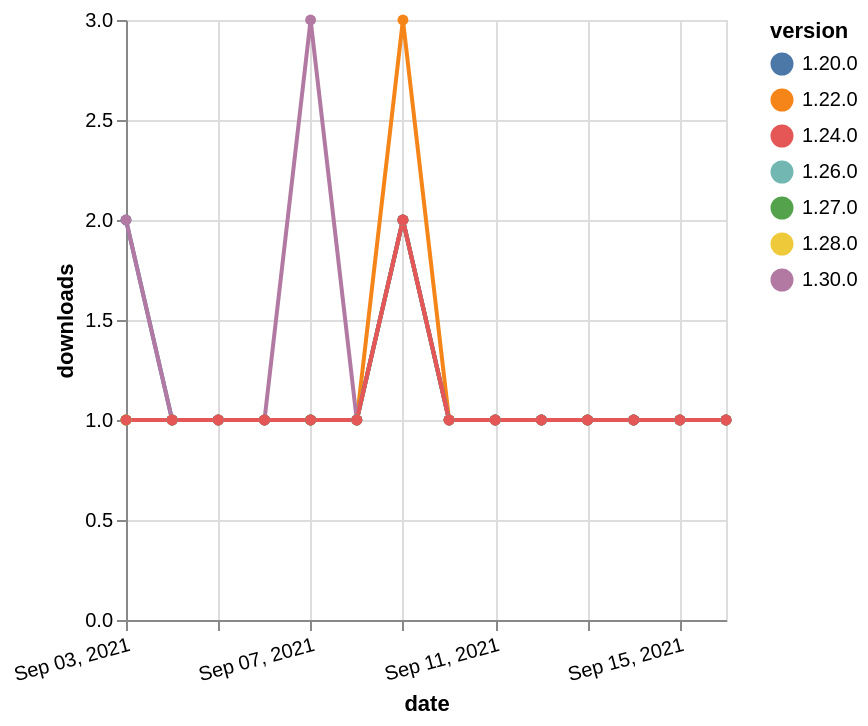

Express this chart as Vega-Lite.
### Vega-Lite specification from a JSON file in a GitHub repository (floating-point values rounded to 4 significant figures)
{"$schema": "https://vega.github.io/schema/vega-lite/v5.json", "description": "A simple bar chart with embedded data.", "data": {"values": [{"date": "2021-09-03", "total": 289, "delta": 1, "version": "1.22.0"}, {"date": "2021-09-04", "total": 290, "delta": 1, "version": "1.22.0"}, {"date": "2021-09-05", "total": 291, "delta": 1, "version": "1.22.0"}, {"date": "2021-09-06", "total": 292, "delta": 1, "version": "1.22.0"}, {"date": "2021-09-07", "total": 293, "delta": 1, "version": "1.22.0"}, {"date": "2021-09-08", "total": 294, "delta": 1, "version": "1.22.0"}, {"date": "2021-09-09", "total": 297, "delta": 3, "version": "1.22.0"}, {"date": "2021-09-10", "total": 298, "delta": 1, "version": "1.22.0"}, {"date": "2021-09-11", "total": 299, "delta": 1, "version": "1.22.0"}, {"date": "2021-09-12", "total": 300, "delta": 1, "version": "1.22.0"}, {"date": "2021-09-13", "total": 301, "delta": 1, "version": "1.22.0"}, {"date": "2021-09-14", "total": 302, "delta": 1, "version": "1.22.0"}, {"date": "2021-09-15", "total": 303, "delta": 1, "version": "1.22.0"}, {"date": "2021-09-16", "total": 304, "delta": 1, "version": "1.22.0"}, {"date": "2021-09-03", "total": 157, "delta": 1, "version": "1.28.0"}, {"date": "2021-09-04", "total": 158, "delta": 1, "version": "1.28.0"}, {"date": "2021-09-05", "total": 159, "delta": 1, "version": "1.28.0"}, {"date": "2021-09-06", "total": 160, "delta": 1, "version": "1.28.0"}, {"date": "2021-09-07", "total": 161, "delta": 1, "version": "1.28.0"}, {"date": "2021-09-08", "total": 162, "delta": 1, "version": "1.28.0"}, {"date": "2021-09-09", "total": 164, "delta": 2, "version": "1.28.0"}, {"date": "2021-09-10", "total": 165, "delta": 1, "version": "1.28.0"}, {"date": "2021-09-11", "total": 166, "delta": 1, "version": "1.28.0"}, {"date": "2021-09-12", "total": 167, "delta": 1, "version": "1.28.0"}, {"date": "2021-09-13", "total": 168, "delta": 1, "version": "1.28.0"}, {"date": "2021-09-14", "total": 169, "delta": 1, "version": "1.28.0"}, {"date": "2021-09-15", "total": 170, "delta": 1, "version": "1.28.0"}, {"date": "2021-09-16", "total": 171, "delta": 1, "version": "1.28.0"}, {"date": "2021-09-03", "total": 145, "delta": 1, "version": "1.26.0"}, {"date": "2021-09-04", "total": 146, "delta": 1, "version": "1.26.0"}, {"date": "2021-09-05", "total": 147, "delta": 1, "version": "1.26.0"}, {"date": "2021-09-06", "total": 148, "delta": 1, "version": "1.26.0"}, {"date": "2021-09-07", "total": 149, "delta": 1, "version": "1.26.0"}, {"date": "2021-09-08", "total": 150, "delta": 1, "version": "1.26.0"}, {"date": "2021-09-09", "total": 152, "delta": 2, "version": "1.26.0"}, {"date": "2021-09-10", "total": 153, "delta": 1, "version": "1.26.0"}, {"date": "2021-09-11", "total": 154, "delta": 1, "version": "1.26.0"}, {"date": "2021-09-12", "total": 155, "delta": 1, "version": "1.26.0"}, {"date": "2021-09-13", "total": 156, "delta": 1, "version": "1.26.0"}, {"date": "2021-09-14", "total": 157, "delta": 1, "version": "1.26.0"}, {"date": "2021-09-15", "total": 158, "delta": 1, "version": "1.26.0"}, {"date": "2021-09-16", "total": 159, "delta": 1, "version": "1.26.0"}, {"date": "2021-09-03", "total": 235, "delta": 2, "version": "1.20.0"}, {"date": "2021-09-04", "total": 236, "delta": 1, "version": "1.20.0"}, {"date": "2021-09-05", "total": 237, "delta": 1, "version": "1.20.0"}, {"date": "2021-09-06", "total": 238, "delta": 1, "version": "1.20.0"}, {"date": "2021-09-07", "total": 239, "delta": 1, "version": "1.20.0"}, {"date": "2021-09-08", "total": 240, "delta": 1, "version": "1.20.0"}, {"date": "2021-09-09", "total": 242, "delta": 2, "version": "1.20.0"}, {"date": "2021-09-10", "total": 243, "delta": 1, "version": "1.20.0"}, {"date": "2021-09-11", "total": 244, "delta": 1, "version": "1.20.0"}, {"date": "2021-09-12", "total": 245, "delta": 1, "version": "1.20.0"}, {"date": "2021-09-13", "total": 246, "delta": 1, "version": "1.20.0"}, {"date": "2021-09-14", "total": 247, "delta": 1, "version": "1.20.0"}, {"date": "2021-09-15", "total": 248, "delta": 1, "version": "1.20.0"}, {"date": "2021-09-16", "total": 249, "delta": 1, "version": "1.20.0"}, {"date": "2021-09-03", "total": 136, "delta": 1, "version": "1.27.0"}, {"date": "2021-09-04", "total": 137, "delta": 1, "version": "1.27.0"}, {"date": "2021-09-05", "total": 138, "delta": 1, "version": "1.27.0"}, {"date": "2021-09-06", "total": 139, "delta": 1, "version": "1.27.0"}, {"date": "2021-09-07", "total": 140, "delta": 1, "version": "1.27.0"}, {"date": "2021-09-08", "total": 141, "delta": 1, "version": "1.27.0"}, {"date": "2021-09-09", "total": 143, "delta": 2, "version": "1.27.0"}, {"date": "2021-09-10", "total": 144, "delta": 1, "version": "1.27.0"}, {"date": "2021-09-11", "total": 145, "delta": 1, "version": "1.27.0"}, {"date": "2021-09-12", "total": 146, "delta": 1, "version": "1.27.0"}, {"date": "2021-09-13", "total": 147, "delta": 1, "version": "1.27.0"}, {"date": "2021-09-14", "total": 148, "delta": 1, "version": "1.27.0"}, {"date": "2021-09-15", "total": 149, "delta": 1, "version": "1.27.0"}, {"date": "2021-09-16", "total": 150, "delta": 1, "version": "1.27.0"}, {"date": "2021-09-03", "total": 116, "delta": 2, "version": "1.30.0"}, {"date": "2021-09-04", "total": 117, "delta": 1, "version": "1.30.0"}, {"date": "2021-09-05", "total": 118, "delta": 1, "version": "1.30.0"}, {"date": "2021-09-06", "total": 119, "delta": 1, "version": "1.30.0"}, {"date": "2021-09-07", "total": 122, "delta": 3, "version": "1.30.0"}, {"date": "2021-09-08", "total": 123, "delta": 1, "version": "1.30.0"}, {"date": "2021-09-09", "total": 125, "delta": 2, "version": "1.30.0"}, {"date": "2021-09-10", "total": 126, "delta": 1, "version": "1.30.0"}, {"date": "2021-09-11", "total": 127, "delta": 1, "version": "1.30.0"}, {"date": "2021-09-12", "total": 128, "delta": 1, "version": "1.30.0"}, {"date": "2021-09-13", "total": 129, "delta": 1, "version": "1.30.0"}, {"date": "2021-09-14", "total": 130, "delta": 1, "version": "1.30.0"}, {"date": "2021-09-15", "total": 131, "delta": 1, "version": "1.30.0"}, {"date": "2021-09-16", "total": 132, "delta": 1, "version": "1.30.0"}, {"date": "2021-09-03", "total": 184, "delta": 1, "version": "1.24.0"}, {"date": "2021-09-04", "total": 185, "delta": 1, "version": "1.24.0"}, {"date": "2021-09-05", "total": 186, "delta": 1, "version": "1.24.0"}, {"date": "2021-09-06", "total": 187, "delta": 1, "version": "1.24.0"}, {"date": "2021-09-07", "total": 188, "delta": 1, "version": "1.24.0"}, {"date": "2021-09-08", "total": 189, "delta": 1, "version": "1.24.0"}, {"date": "2021-09-09", "total": 191, "delta": 2, "version": "1.24.0"}, {"date": "2021-09-10", "total": 192, "delta": 1, "version": "1.24.0"}, {"date": "2021-09-11", "total": 193, "delta": 1, "version": "1.24.0"}, {"date": "2021-09-12", "total": 194, "delta": 1, "version": "1.24.0"}, {"date": "2021-09-13", "total": 195, "delta": 1, "version": "1.24.0"}, {"date": "2021-09-14", "total": 196, "delta": 1, "version": "1.24.0"}, {"date": "2021-09-15", "total": 197, "delta": 1, "version": "1.24.0"}, {"date": "2021-09-16", "total": 198, "delta": 1, "version": "1.24.0"}]}, "width": "container", "mark": {"type": "line", "point": {"filled": true}}, "encoding": {"x": {"field": "date", "type": "temporal", "timeUnit": "yearmonthdate", "title": "date", "axis": {"labelAngle": -15}}, "y": {"field": "delta", "type": "quantitative", "title": "downloads"}, "color": {"field": "version", "type": "nominal"}, "tooltip": {"field": "delta"}}}
